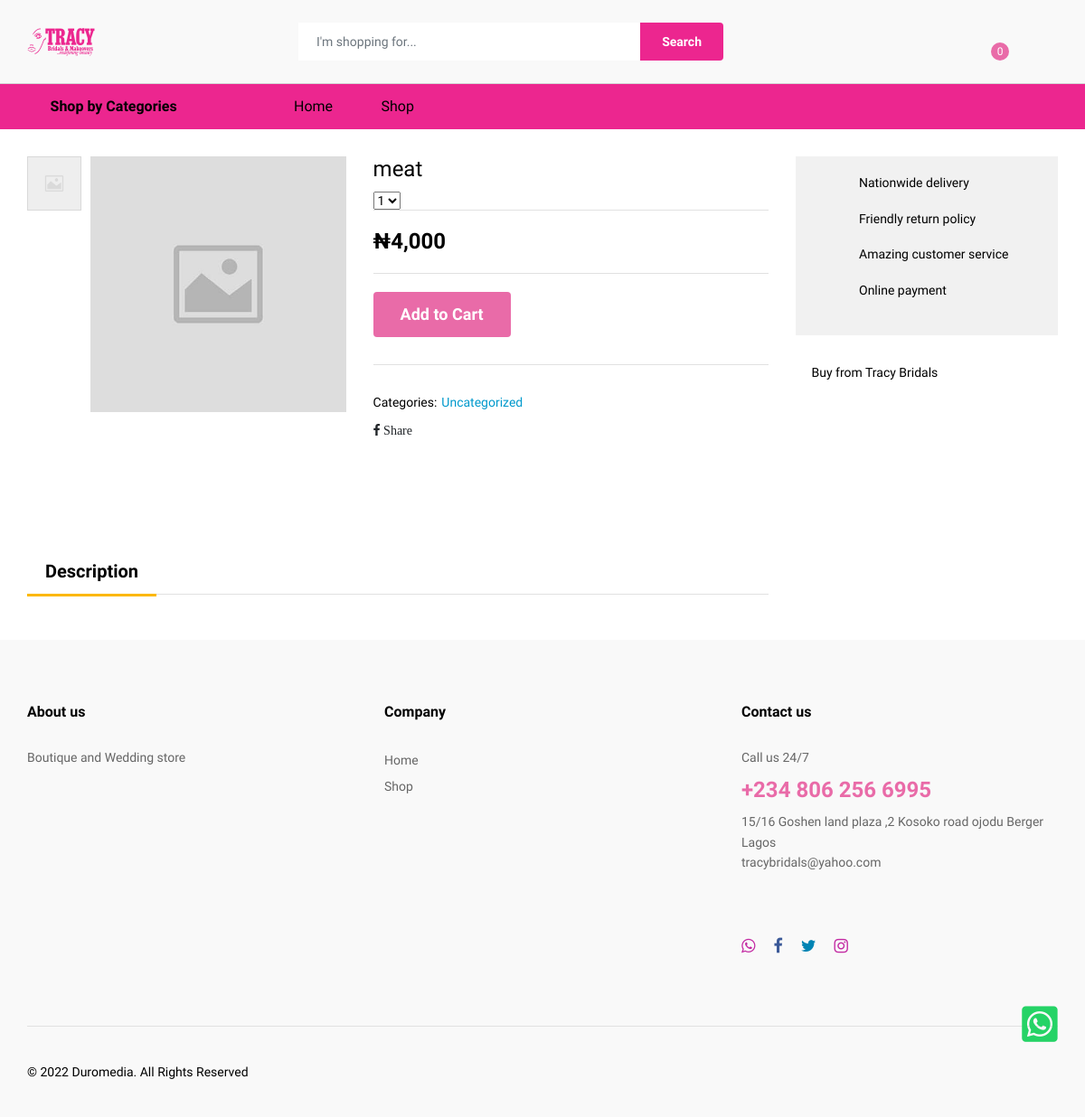
The page /public_html/product-description.php?id=16 on the database its author committed.
### tables this page shows
CREATE TABLE `products` (
  `products_id` int(11) NOT NULL,
  `products_name` varchar(30) NOT NULL,
  `products_price` varchar(11) NOT NULL,
  `products_sales_price` varchar(10) NOT NULL,
  `products_sub_categories` int(10) NOT NULL,
  `products_promo` varchar(20) NOT NULL DEFAULT '0',
  `products_deals` varchar(20) NOT NULL DEFAULT '0',
  `products_new_arrivals` varchar(20) NOT NULL DEFAULT '0',
  `products_best_sellers` varchar(20) NOT NULL DEFAULT '0',
  `products_popular` varchar(20) NOT NULL DEFAULT '0',
  `products_short_description` varchar(255) NOT NULL,
  `products_long_description` text NOT NULL,
  `products_image` varchar(255) NOT NULL DEFAULT 'default.jpg',
  `products_timestamp` timestamp NOT NULL DEFAULT CURRENT_TIMESTAMP ON UPDATE CURRENT_TIMESTAMP
);

CREATE TABLE `products_categories` (
  `products_categories_id` int(11) NOT NULL,
  `products_categories_name` varchar(20) NOT NULL,
  `products_categories_timestamp` timestamp NOT NULL DEFAULT CURRENT_TIMESTAMP ON UPDATE CURRENT_TIMESTAMP
);

### incs-template1/config.php (called while the page is built, shortened)
<?php
$website_name = "localhost:88/essential/public_html";
$website_name_with_spaces = "Tracy Bridals";
?>

### public_html/product-description.php (the view, shortened to what this page needs)
<?php require_once ('../incs-template1/config.php'); ?>
<?php
include ('../incs-template1/header.php'); ?>
<div class="ps-page--product">
        <div class="ps-container">
            <div class="ps-page__container">
                <div class="ps-page__left">
                    <div class="ps-product--detail ps-product--fullwidth">
                        <div class="ps-product__header">
                            <div class="ps-product__thumbnail" data-vertical="true">
                                <figure>
                                    <div class="ps-wrapper">
                                    <?php
                                    $query_sel_pro_sec =  mysqli_query($connect, "SELECT * FROM products, products_categories WHERE products_categories_id = products_sub_categories AND products_id = '".mysqli_real_escape_string ($connect, $_GET['id'])."'") or die(db_conn_error);
while($rows_loop = mysqli_fetch_array($query_sel_pro_sec)){
                                    ?>
                                        <div class="ps-product__gallery" data-arrow="true">
                                            <div class="item"><a><img src="images/products/<?php echo $rows_loop['products_image']; ?>" alt="<?php echo $rows_loop['products_name']; ?>"></a></div>
                                        </div>
                                    </div>
                                </figure>
                                <div class="ps-product__variants" data-item="4" data-md="4" data-sm="4" data-arrow="false">
                                    <div class="item"><img src="images/products/<?php echo $rows_loop['products_image']; ?>" alt="<?php echo $rows_loop['products_name']; ?>"></div>
                                </div>
                            </div>
                            <div class="ps-product__info">
                                <h1><?php echo $rows_loop['products_name']; ?></h1>
                                <div class="ps-product__meta">
                                    <div class="ps-product__rating">
                                        <select class="ps-rating" data-read-only="true">
                                            <option value="1">1</option>
                                        </select>
                                    </div>
                                </div>
                                <h4 class="ps-product__price"><?php if(empty($rows_loop['products_sales_price'])){echo '&#8358;'.number_format($rows_loop['products_price']);}else{echo '&#8358;'.number_format($rows_loop['products_sales_price']);}  ?></h4>
                                <div class="ps-product__desc">
                                </div>
                                <div class="ps-product__shopping">
                                    <figure>
<form method="POST" action="">
            <button class="ps-btn d-block d-sm-block" type="submit" name="buy_button">Add to Cart</button>
        </form>
                                </div>
                                <div class="ps-product__specification">
                                    <p class="categories"><strong> Categories:</strong><a><?php echo $rows_loop['products_categories_name']; ?></a></p>
                                </div>
                                 <div class="fb-share-button" data-href="https://<?=$website_name;?>/product-description.php?id=<?=$_GET['id'];?>" data-layout="button_count" data-size="large"><a target="_blank" href="https://www.facebook.com/sharer/sharer.php?u=https%3A%2F%2F<?=$website_name;?>%2Fproduct-description.php%3Fid%3D<?=$_GET['id'];?>&amp;src=sdkpreparse" class="fb-xfbml-parse-ignore"><i class="fa fa-facebook"> Share</i></a></div>
                                <div class="ps-product__sharing">
                                </div>
                            </div>
                        </div>
                        <div class="ps-product__content ps-tab-root">
                            <ul class="ps-tab-list">
                                <li class="active"><a href="#tab-1">Description</a></li>
                            </ul>
                                      <p><?php echo $rows_loop['products_long_description']; }?></p>
                        </div>
                    </div>
                </div>
                <div class="ps-page__right">
                    <aside class="widget widget_product widget_features">
                        <p><i class="icon-network"></i> Nationwide delivery</p>
                        <p><i class="icon-3d-rotate"></i> Friendly return policy</p>
                        <p><i class="icon-receipt"></i> Amazing customer service</p>
                        <p><i class="icon-credit-card"></i> Online payment</p>
                    </aside>
                    <aside class="widget widget_sell-on-site">
                        <p><i class="icon-store"></i> Buy from <?php echo $website_name_with_spaces; ?></p>
                    </aside>
                </div>
            </div>
        </div>
    </div>
<?php include ('../incs-template1/footer.php'); ?>

### public_html/css/color-style.css (style rules this page uses)
.ps-btn { background-color: #e96ba8; }
button.ps-btn { background-color: #e96ba8; }
.ps-btn, button.ps-btn { color: #fff; }

### rows shown on the page
products: products_image (placeholder picture), products_name "meat", products_price "4,000", products_categories.products_categories_name "Uncategorized"

### other values the page prints
$website_name_with_spaces "Tracy Bridals"
FOOTER_DESCRIPTION "Boutique and Wedding store"
$TEL "+234 806 256 6995"
$ADDRESS "15/16 Goshen land plaza ,2 Kosoko road ojodu Berger Lagos"
$EMAIL "tracybridals@yahoo.com"
